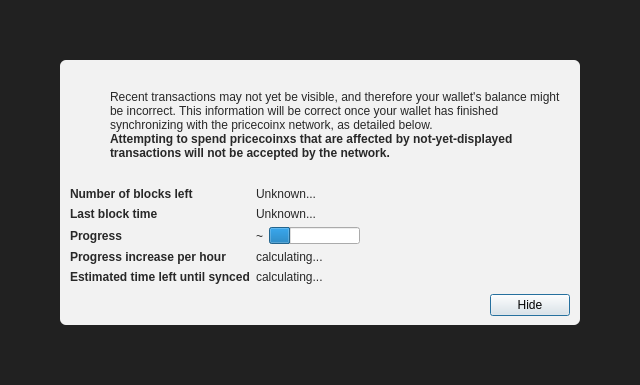
<?xml version="1.0" encoding="UTF-8"?>
<ui version="4.0">
 <class>ModalOverlay</class>
 <widget class="ModalOverlay" name="ModalOverlay">
  <property name="geometry">
   <rect>
    <x>0</x>
    <y>0</y>
    <width>640</width>
    <height>385</height>
   </rect>
  </property>
  <property name="windowTitle">
   <string>Form</string>
  </property>
  <layout class="QVBoxLayout" name="verticalLayout" stretch="0">
   <property name="sizeConstraint">
    <enum>QLayout::SetDefaultConstraint</enum>
   </property>
   <property name="leftMargin">
    <number>0</number>
   </property>
   <property name="topMargin">
    <number>0</number>
   </property>
   <property name="rightMargin">
    <number>0</number>
   </property>
   <property name="bottomMargin">
    <number>0</number>
   </property>
   <item>
    <widget class="QWidget" name="bgWidget" native="true">
     <property name="styleSheet">
      <string notr="true">#bgWidget { background: rgba(0,0,0,220); }</string>
     </property>
     <layout class="QVBoxLayout" name="verticalLayoutMain" stretch="1">
      <property name="leftMargin">
       <number>60</number>
      </property>
      <property name="topMargin">
       <number>60</number>
      </property>
      <property name="rightMargin">
       <number>60</number>
      </property>
      <property name="bottomMargin">
       <number>60</number>
      </property>
      <item>
       <widget class="QWidget" name="contentWidget" native="true">
        <property name="styleSheet">
         <string notr="true">#contentWidget { background: rgba(255,255,255,240); border-radius: 6px; }

QLabel { color: rgb(40,40,40);  }</string>
        </property>
        <layout class="QVBoxLayout" name="verticalLayoutSub" stretch="1,0,0,0">
         <property name="spacing">
          <number>0</number>
         </property>
         <property name="leftMargin">
          <number>10</number>
         </property>
         <property name="topMargin">
          <number>10</number>
         </property>
         <property name="rightMargin">
          <number>10</number>
         </property>
         <property name="bottomMargin">
          <number>10</number>
         </property>
         <item>
          <layout class="QHBoxLayout" name="horizontalLayoutIconText" stretch="0,1">
           <property name="topMargin">
            <number>20</number>
           </property>
           <item>
            <layout class="QVBoxLayout" name="verticalLayoutIcon">
             <property name="leftMargin">
              <number>0</number>
             </property>
             <item>
              <widget class="QPushButton" name="warningIcon">
               <property name="enabled">
                <bool>false</bool>
               </property>
               <property name="text">
                <string/>
               </property>
               <property name="icon">
                <iconset>
                 <normaloff>:/icons/warning</normaloff>
                 <disabledoff>:/icons/warning</disabledoff>:/icons/warning</iconset>
               </property>
               <property name="iconSize">
                <size>
                 <width>48</width>
                 <height>48</height>
                </size>
               </property>
               <property name="flat">
                <bool>true</bool>
               </property>
              </widget>
             </item>
             <item>
              <spacer name="verticalSpacerWarningIcon">
               <property name="orientation">
                <enum>Qt::Vertical</enum>
               </property>
               <property name="sizeHint" stdset="0">
                <size>
                 <width>20</width>
                 <height>40</height>
                </size>
               </property>
              </spacer>
             </item>
            </layout>
           </item>
           <item>
            <layout class="QVBoxLayout" name="verticalLayoutInfoText">
             <property name="leftMargin">
              <number>0</number>
             </property>
             <property name="topMargin">
              <number>0</number>
             </property>
             <item>
              <widget class="QLabel" name="infoText">
               <property name="text">
                <string>Recent transactions may not yet be visible, and therefore your wallet's balance might be incorrect. This information will be correct once your wallet has finished synchronizing with the pricecoinx network, as detailed below.</string>
               </property>
               <property name="textFormat">
                <enum>Qt::RichText</enum>
               </property>
               <property name="wordWrap">
                <bool>true</bool>
               </property>
              </widget>
             </item>
             <item>
              <widget class="QLabel" name="infoTextStrong">
               <property name="font">
                <font>
                 <weight>75</weight>
                 <bold>true</bold>
                </font>
               </property>
               <property name="text">
                <string>Attempting to spend pricecoinxs that are affected by not-yet-displayed transactions will not be accepted by the network.</string>
               </property>
               <property name="textFormat">
                <enum>Qt::RichText</enum>
               </property>
               <property name="wordWrap">
                <bool>true</bool>
               </property>
              </widget>
             </item>
             <item>
              <spacer name="verticalSpacerInTextSpace">
               <property name="orientation">
                <enum>Qt::Vertical</enum>
               </property>
               <property name="sizeHint" stdset="0">
                <size>
                 <width>20</width>
                 <height>40</height>
                </size>
               </property>
              </spacer>
             </item>
            </layout>
           </item>
          </layout>
         </item>
         <item>
          <spacer name="verticalSpacerAfterText">
           <property name="orientation">
            <enum>Qt::Vertical</enum>
           </property>
           <property name="sizeHint" stdset="0">
            <size>
             <width>20</width>
             <height>40</height>
            </size>
           </property>
          </spacer>
         </item>
         <item>
          <layout class="QFormLayout" name="formLayout">
           <property name="fieldGrowthPolicy">
            <enum>QFormLayout::FieldsStayAtSizeHint</enum>
           </property>
           <property name="horizontalSpacing">
            <number>6</number>
           </property>
           <property name="verticalSpacing">
            <number>6</number>
           </property>
           <property name="topMargin">
            <number>10</number>
           </property>
           <item row="0" column="0">
            <widget class="QLabel" name="labelNumberOfBlocksLeft">
             <property name="font">
              <font>
               <weight>75</weight>
               <bold>true</bold>
              </font>
             </property>
             <property name="text">
              <string>Number of blocks left</string>
             </property>
            </widget>
           </item>
           <item row="0" column="1">
            <widget class="QLabel" name="numberOfBlocksLeft">
             <property name="text">
              <string>Unknown...</string>
             </property>
            </widget>
           </item>
           <item row="1" column="0">
            <widget class="QLabel" name="labelLastBlockTime">
             <property name="font">
              <font>
               <weight>75</weight>
               <bold>true</bold>
              </font>
             </property>
             <property name="text">
              <string>Last block time</string>
             </property>
            </widget>
           </item>
           <item row="1" column="1">
            <widget class="QLabel" name="newestBlockDate">
             <property name="sizePolicy">
              <sizepolicy hsizetype="Maximum" vsizetype="Preferred">
               <horstretch>0</horstretch>
               <verstretch>0</verstretch>
              </sizepolicy>
             </property>
             <property name="text">
              <string>Unknown...</string>
             </property>
            </widget>
           </item>
           <item row="2" column="0">
            <widget class="QLabel" name="labelSyncDone">
             <property name="font">
              <font>
               <weight>75</weight>
               <bold>true</bold>
              </font>
             </property>
             <property name="text">
              <string>Progress</string>
             </property>
            </widget>
           </item>
           <item row="2" column="1">
            <layout class="QHBoxLayout" name="horizontalLayoutSync" stretch="0,1">
             <item>
              <widget class="QLabel" name="percentageProgress">
               <property name="text">
                <string notr="true">~</string>
               </property>
              </widget>
             </item>
             <item>
              <widget class="QProgressBar" name="progressBar">
               <property name="value">
                <number>24</number>
               </property>
               <property name="format">
                <string/>
               </property>
              </widget>
             </item>
            </layout>
           </item>
           <item row="4" column="0">
            <widget class="QLabel" name="labelProgressIncrease">
             <property name="font">
              <font>
               <weight>75</weight>
               <bold>true</bold>
              </font>
             </property>
             <property name="text">
              <string>Progress increase per hour</string>
             </property>
            </widget>
           </item>
           <item row="4" column="1">
            <widget class="QLabel" name="progressIncreasePerH">
             <property name="text">
              <string>calculating...</string>
             </property>
            </widget>
           </item>
           <item row="5" column="0">
            <widget class="QLabel" name="labelEstimatedTimeLeft">
             <property name="font">
              <font>
               <weight>75</weight>
               <bold>true</bold>
              </font>
             </property>
             <property name="text">
              <string>Estimated time left until synced</string>
             </property>
            </widget>
           </item>
           <item row="5" column="1">
            <widget class="QLabel" name="expectedTimeLeft">
             <property name="text">
              <string>calculating...</string>
             </property>
            </widget>
           </item>
          </layout>
         </item>
         <item>
          <layout class="QHBoxLayout" name="horizontalLayoutButtons">
           <property name="leftMargin">
            <number>10</number>
           </property>
           <property name="topMargin">
            <number>10</number>
           </property>
           <item>
            <spacer name="horizontalSpacer">
             <property name="orientation">
              <enum>Qt::Horizontal</enum>
             </property>
             <property name="sizeHint" stdset="0">
              <size>
               <width>40</width>
               <height>20</height>
              </size>
             </property>
            </spacer>
           </item>
           <item>
            <widget class="QPushButton" name="closeButton">
             <property name="text">
              <string>Hide</string>
             </property>
             <property name="focusPolicy">
              <enum>Qt::StrongFocus</enum>
             </property>
             <property name="default">
              <bool>true</bool>
             </property>
            </widget>
           </item>
          </layout>
         </item>
        </layout>
       </widget>
      </item>
     </layout>
    </widget>
   </item>
  </layout>
 </widget>
 <customwidgets>
  <customwidget>
   <class>ModalOverlay</class>
   <extends>QWidget</extends>
   <header>qt/modaloverlay.h</header>
   <container>1</container>
  </customwidget>
 </customwidgets>
 <resources/>
 <connections/>
</ui>
